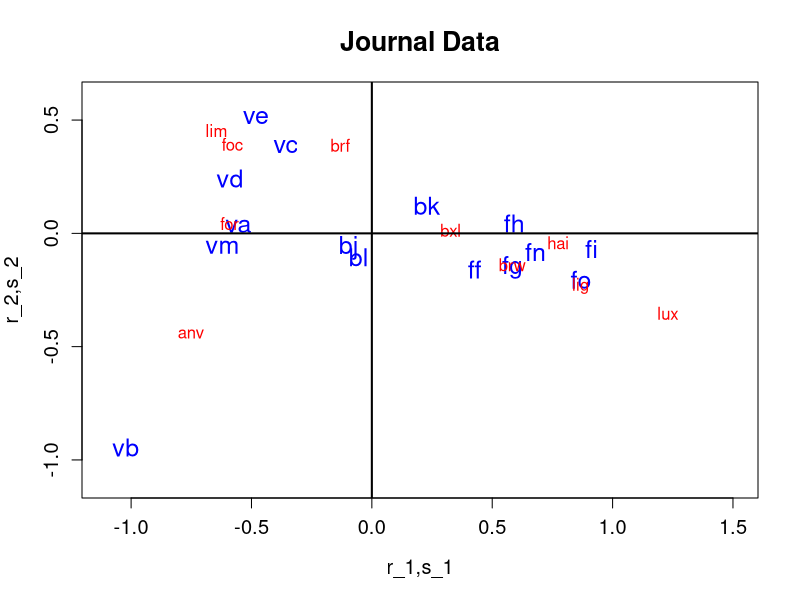

Source code (R):
# −−−−−−−−−−−−−−−−−−−−−−−−−−−−−−−−−−−−−−−−−−−−−−−−−−−−−−
# Name of QuantLet : MVAcorrjourn
# −−−−−−−−−−−−−−−−−−−−−−−−−−−−−−−−−−−−−−−−−−−−−−−−−−−−−−
# Published in : Applied Multivariate Statistical Analysis
# −−−−−−−−−−−−−−−−−−−−−−−−−−−−−−−−−−−−−−−−−−−−−−−−−−−−−−
# Description : Performs a correspondence analysis for
# the Belgian journal data, shows the eigenvalues of the
# singular value decomposition of the chi-matrix and 
# displays graphically its factorial decomposition.
# −−−−−−−−−−−−−−−−−−−−−−−−−−−−−−−−−−−−−−−−−−−−−−−−−−−−−−
# Keywords : correspondence-analysis, svd, decomposition, 
# factorial-decomposition, eigenvalues, factorial, plot,
# graphical representation, data visualization
# −−−−−−−−−−−−−−−−−−−−−−−−−−−−−−−−−−−−−−−−−−−−−−−−−−−−−−
# See also : MVAcorrCar, MVAcorrEyeHair, MVAcorrbac,
# MVAcorrcrime, SMScorrcrime, SMScorrcarm, SMScorrfood,
# SMScorrhealth
# −−−−−−−−−−−−−−−−−−−−−−−−−−−−−−−−−−−−−−−−−−−−−−−−−−−−−−
# Author : Zografia Anastasiadou
# −−−−−−−−−−−−−−−−−−−−−−−−−−−−−−−−−−−−−−−−−−−−−−−−−−−−−−
# Submitted : Tue, May 10 2011 by Zografia Anastasiadou
# −−−−−−−−−−−−−−−−−−−−−−−−−−−−−−−−−−−−−−−−−−−−−−−−−−−−−−
# Datafile : journaux.dat
# −−−−−−−−−−−−−−−−−−−−−−−−−−−−−−−−−−−−−−−−−−−−−−−−−−−−−−

# clear all variables
rm(list = ls(all = TRUE))
graphics.off()

# load data
x  = read.table("journaux.dat")
a  = rowSums(x)
b  = colSums(x)
e  = matrix(a) %*% b/sum(a)

# chi-matrix
cc = (x - e)/sqrt(e)

# singular value decomposition
sv = svd(cc)
g  = sv$u
l  = sv$d
d  = sv$v

# eigenvalues
ll = l * l

# cumulated percentage of the variance
aux  = cumsum(ll)/sum(ll)
perc = cbind(ll, aux)
r1   = matrix(l, nrow = nrow(g), ncol = ncol(g), byrow = T) * g
r    = r1/matrix(sqrt(a), nrow = nrow(g), ncol = ncol(g), byrow = F) 
s1   = matrix(l, nrow = nrow(d), ncol = ncol(d), byrow = T) * d
s    = s1/matrix(sqrt(b), nrow = nrow(d), ncol = ncol(d), byrow = F) 

car  = matrix(matrix(a), nrow = nrow(r), ncol = ncol(r), byrow = F) * r^2/matrix(l^2, 
    nrow = nrow(r), ncol = ncol(r), byrow = T)                   # contribution in r

cas  = matrix(matrix(b), nrow = nrow(s), ncol = ncol(s), byrow = F) * s^2/matrix(l^2, 
    nrow = nrow(s), ncol = ncol(s), byrow = T)                   # contribution in s

rr   = r[, 1:2]
ss   = s[, 1:2]

# labels for journals
types    = c("va", "vb", "vc", "vd", "ve", "ff", "fg", "fh", "fi", "bj", "bk", "bl", 
    "vm", "fn", "fo")

# labels for regions
regions  = c("brw", "bxl", "anv", "brf", "foc", "for", "hai", "lig", "lim", "lux")

# plot
plot(rr, type = "n", xlim = c(-1.1, 1.5), ylim = c(-1.1, 0.6), xlab = "r_1,s_1", 
    ylab = "r_2,s_2", main = "Journal Data", cex.axis = 1.2, cex.lab = 1.2, cex.main = 1.6)
points(ss, type = "n")
text(rr, types, cex = 1.5, col = "blue")
text(ss, regions, col = "red")
abline(h = 0, v = 0, lwd = 2)
